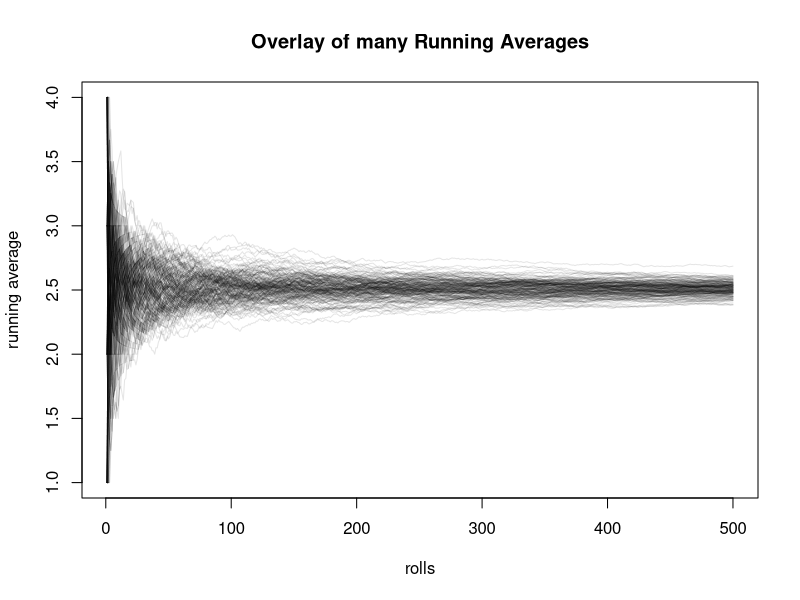

The R script that drew this image:

alp = 0.1
end = 500

pdf('running_die_overlay.pdf',width=6,height=3.5)

for(j in 1:200)
{
    means = c()
    rolls = c()
    for(i in 1:end)
    {
        rolls = c(rolls,sample(1:4,1))
        means = c(means,mean(rolls))
    }
    if(j==1){plot(1:end, means, type='l', ylim=c(1,4), xlab='rolls', ylab='running average', main='Overlay of many Running Averages', col=rgb(0,0,0,alpha=alp))}
    else{lines(1:end, means, col=rgb(0,0,0,alpha=alp))}
}

dev.off()
